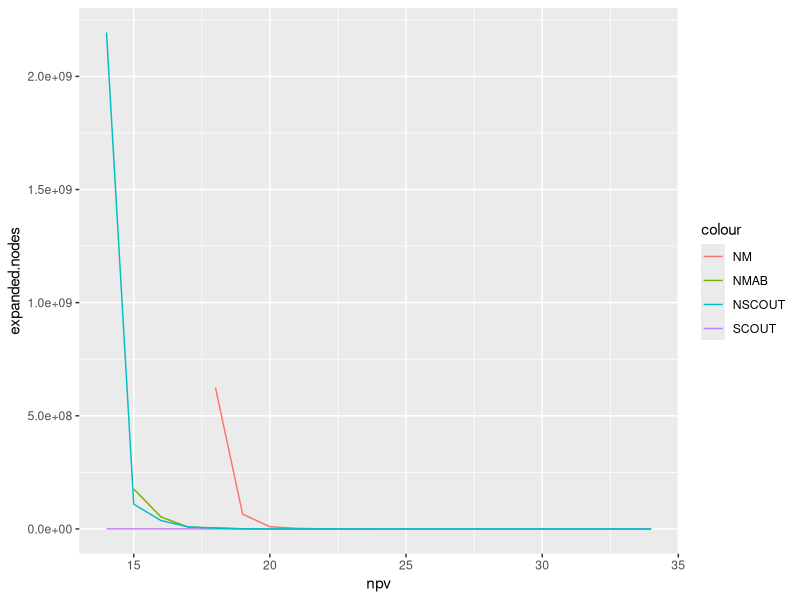
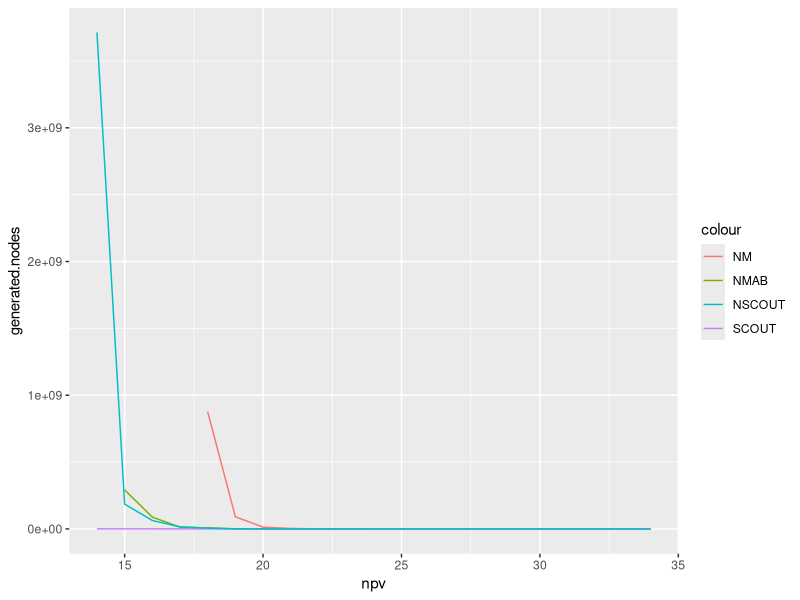
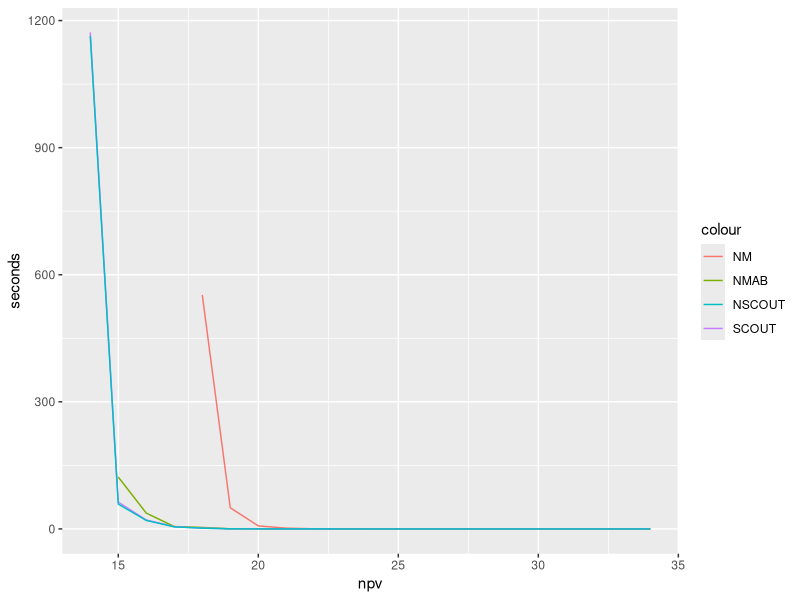
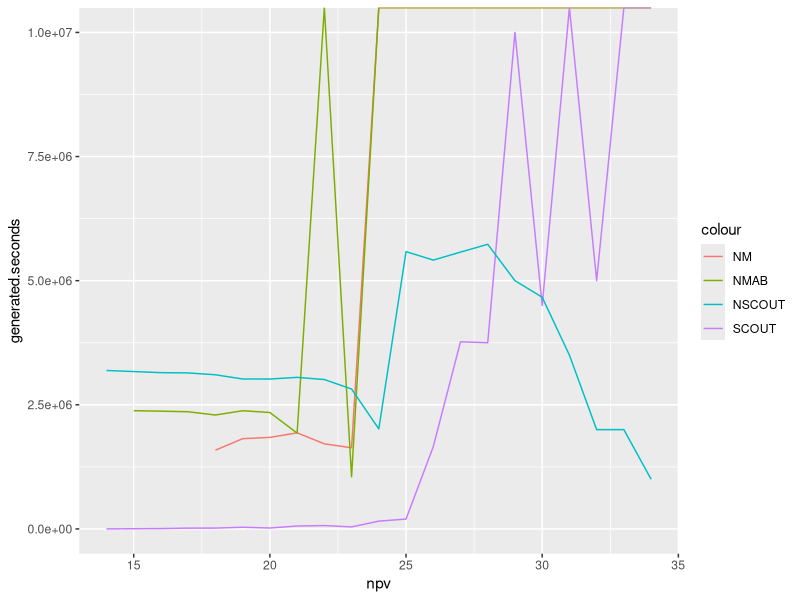
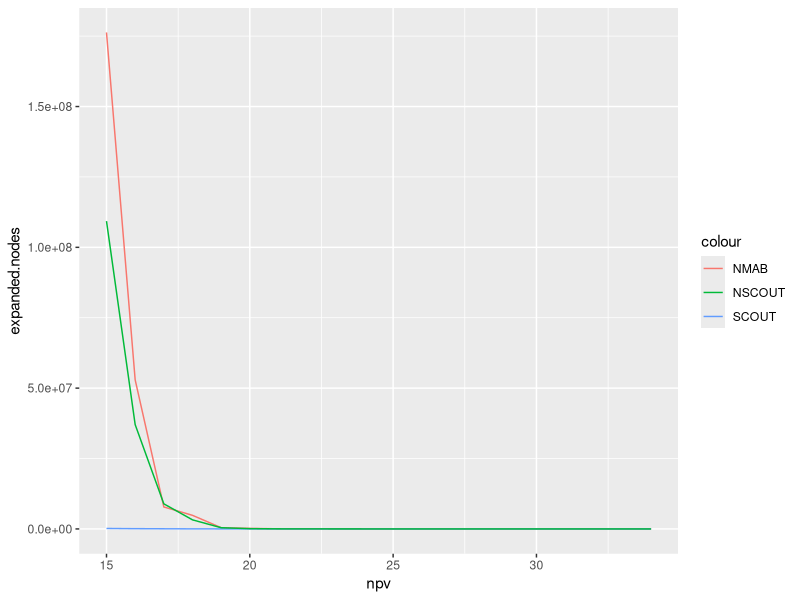
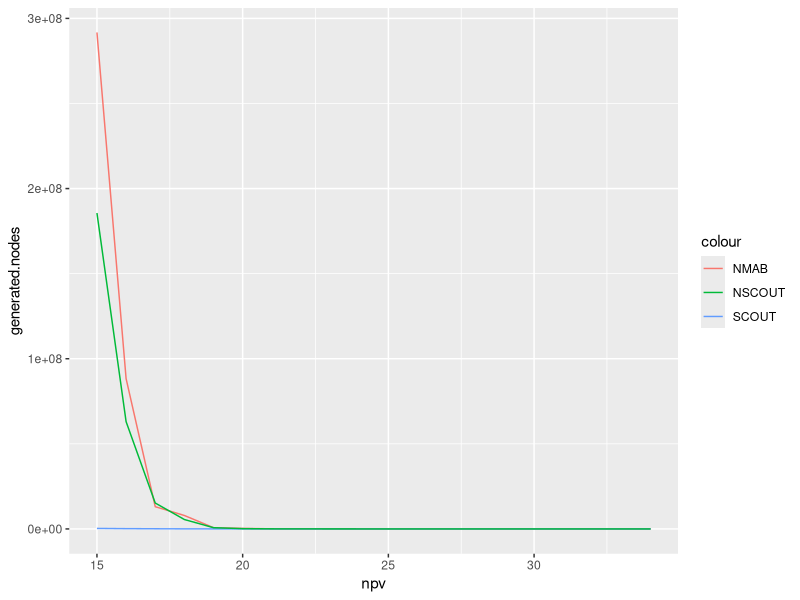
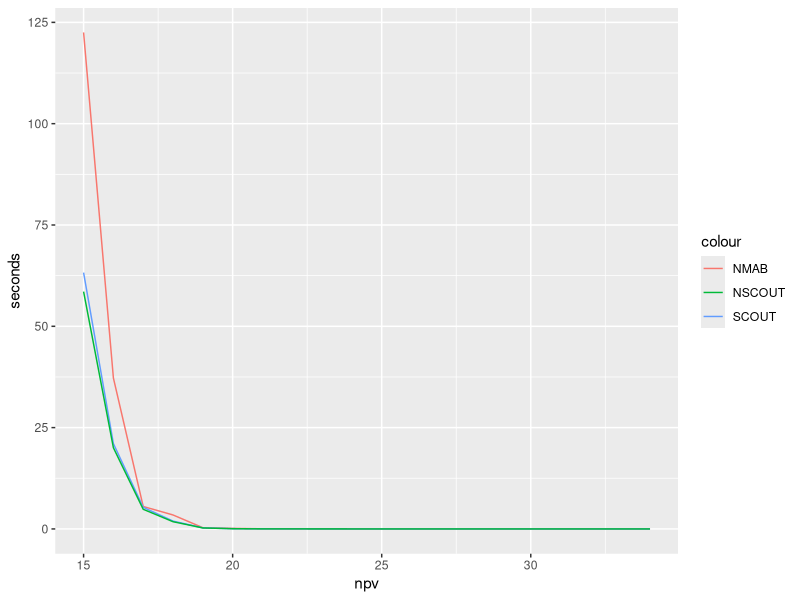
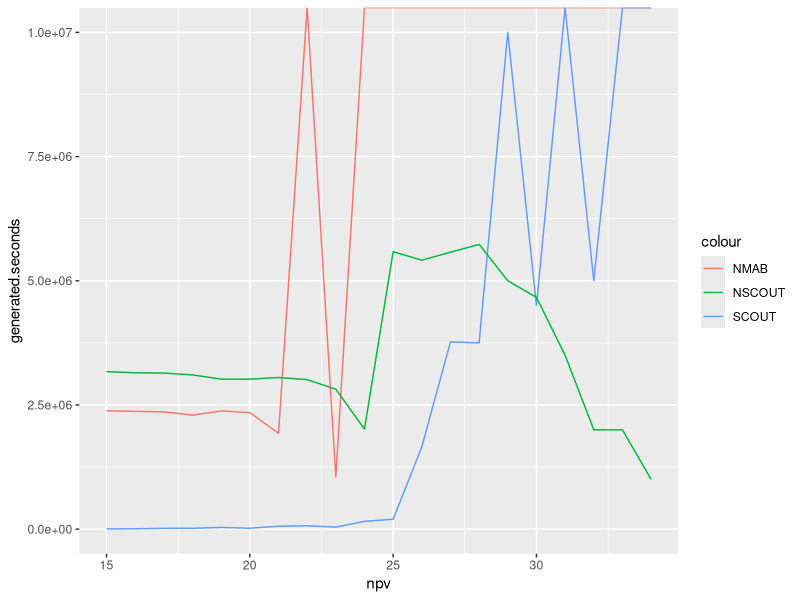

Write R code to recreate these figures, in order.
library(ggplot2)
#setwd("./Results")
NM <- read.csv("./negamax_results.csv", header=TRUE)
NMAB <- read.csv("./negamax_ab_results.csv", header=TRUE)
SCOUT <- read.csv("./scout_results_1.csv", header=TRUE)
NSCOUT <- read.csv("./negascout_results_1.csv", header=TRUE)


#Averages table
solved<- c(length(NM$npv), length(NMAB$npv), length(SCOUT$npv), length(NSCOUT$npv))
expanded <- c(mean(NM$expanded.nodes), mean(NMAB$expanded.nodes), mean(SCOUT$expanded.nodes), mean(NSCOUT$expanded.nodes))
generated <- c(mean(NM$generated.nodes), mean(NMAB$generated.nodes), mean(SCOUT$generated.nodes), mean(NSCOUT$generated.nodes))
seconds <- c(mean(NM$seconds), mean(NMAB$seconds), mean(SCOUT$seconds), mean(NSCOUT$seconds))
rates <- c(mean(NM$generated.seconds[NM$generated.seconds!=Inf]),
           mean(NMAB$generated.seconds[NMAB$generated.seconds!=Inf]),
           mean(SCOUT$generated.seconds[SCOUT$generated.seconds!=Inf]),
           mean(NSCOUT$generated.seconds[NSCOUT$generated.seconds!=Inf])
)
avgdf <- data.frame(Algorithm = c("Negamax", "Negamax (w\ alpha-beta)", "Scout", "Negascout"),
                    Solved=solved,
                    Expanded=expanded,
                    Generated=generated,
                    Seconds=seconds,
                    Rate=rates
                    )
write.csv(avgdf, "./AvgTable.csv", row.names = TRUE)

#AHORA SOLO LOS PRIMEROS 20
SCOUT20 <- head(SCOUT, 20)
NSCOUT20 <- head(NSCOUT, 20)

#Averages table
solved<- c(length(NM$npv), length(NMAB$npv), length(SCOUT20$npv), length(NSCOUT20$npv))
expanded <- c(mean(NM$expanded.nodes), mean(NMAB$expanded.nodes), mean(SCOUT20$expanded.nodes), mean(NSCOUT20$expanded.nodes))
generated <- c(mean(NM$generated.nodes), mean(NMAB$generated.nodes), mean(SCOUT20$generated.nodes), mean(NSCOUT20$generated.nodes))
seconds <- c(mean(NM$seconds), mean(NMAB$seconds), mean(SCOUT20$seconds), mean(NSCOUT20$seconds))
rates <- c(mean(NM$generated.seconds[NM$generated.seconds!=Inf]),
           mean(NMAB$generated.seconds[NMAB$generated.seconds!=Inf]),
           mean(SCOUT20$generated.seconds[SCOUT20$generated.seconds!=Inf]),
           mean(NSCOUT20$generated.seconds[NSCOUT20$generated.seconds!=Inf])
)
avgdf20 <- data.frame(Algorithm = c("Negamax", "Negamax (w\ alpha-beta)", "Scout", "Negascout"),
                    Solved=solved,
                    Expanded=expanded,
                    Generated=generated,
                    Seconds=seconds,
                    Rate=rates
)
write.csv(avgdf, "./AvgTable20.csv", row.names = TRUE)

#AHORA SOLO LOS PRIMEROS 17
NMAB17 <- head(NMAB, 17)
SCOUT17 <- head(SCOUT, 17)
NSCOUT17 <- head(NSCOUT, 17)

#Averages table
solved<- c(length(NM$npv), length(NMAB17$npv), length(SCOUT17$npv), length(NSCOUT17$npv))
expanded <- c(mean(NM$expanded.nodes), mean(NMAB17$expanded.nodes), mean(SCOUT17$expanded.nodes), mean(NSCOUT17$expanded.nodes))
generated <- c(mean(NM$generated.nodes), mean(NMAB17$generated.nodes), mean(SCOUT17$generated.nodes), mean(NSCOUT17$generated.nodes))
seconds <- c(mean(NM$seconds), mean(NMAB17$seconds), mean(SCOUT17$seconds), mean(NSCOUT17$seconds))
rates <- c(mean(NM$generated.seconds[NM$generated.seconds!=Inf]),
           mean(NMAB17$generated.seconds[NMAB17$generated.seconds!=Inf]),
           mean(SCOUT17$generated.seconds[SCOUT17$generated.seconds!=Inf]),
           mean(NSCOUT17$generated.seconds[NSCOUT17$generated.seconds!=Inf])
)
avgdf17 <- data.frame(Algorithm = c("Negamax", "Negamax (w\ alpha-beta)", "Scout", "Negascout"),
                      Solved=solved,
                      Expanded=expanded,
                      Generated=generated,
                      Seconds=seconds,
                      Rate=rates
)
write.csv(avgdf, "./AvgTable17.csv", row.names = TRUE)

#PLOTS GENERAL
ggplot() + geom_line(data=NM, aes(x=npv, y=expanded.nodes, color="NM")) + geom_line(data=NMAB, aes(x=npv, y=expanded.nodes, color="NMAB")) + geom_line(data=SCOUT, aes(x=npv, y=expanded.nodes, color="SCOUT")) + geom_line(data=NSCOUT, aes(x=npv, y=expanded.nodes, color="NSCOUT"))
ggplot() + geom_line(data=NM, aes(x=npv, y=generated.nodes, color="NM")) + geom_line(data=NMAB, aes(x=npv, y=generated.nodes, color="NMAB")) + geom_line(data=SCOUT, aes(x=npv, y=generated.nodes, color="SCOUT")) + geom_line(data=NSCOUT, aes(x=npv, y=generated.nodes, color="NSCOUT"))
ggplot() + geom_line(data=NM, aes(x=npv, y=seconds, color="NM")) + geom_line(data=NMAB, aes(x=npv, y=seconds, color="NMAB")) + geom_line(data=SCOUT, aes(x=npv, y=seconds, color="SCOUT")) + geom_line(data=NSCOUT, aes(x=npv, y=seconds, color="NSCOUT"))
ggplot() + geom_line(data=NM, aes(x=npv, y=generated.seconds, color="NM")) + geom_line(data=NMAB, aes(x=npv, y=generated.seconds, color="NMAB")) + geom_line(data=SCOUT, aes(x=npv, y=generated.seconds, color="SCOUT")) + geom_line(data=NSCOUT, aes(x=npv, y=generated.seconds, color="NSCOUT"))

#PLOTS 20
ggplot() + geom_line(data=NMAB, aes(x=npv, y=expanded.nodes, color="NMAB")) + geom_line(data=SCOUT20, aes(x=npv, y=expanded.nodes, color="SCOUT")) + geom_line(data=NSCOUT20, aes(x=npv, y=expanded.nodes, color="NSCOUT"))
ggplot() + geom_line(data=NMAB, aes(x=npv, y=generated.nodes, color="NMAB")) + geom_line(data=SCOUT20, aes(x=npv, y=generated.nodes, color="SCOUT")) + geom_line(data=NSCOUT20, aes(x=npv, y=generated.nodes, color="NSCOUT"))
ggplot() + geom_line(data=NMAB, aes(x=npv, y=seconds, color="NMAB")) + geom_line(data=SCOUT20, aes(x=npv, y=seconds, color="SCOUT")) + geom_line(data=NSCOUT20, aes(x=npv, y=seconds, color="NSCOUT"))
ggplot() + geom_line(data=NMAB, aes(x=npv, y=generated.seconds, color="NMAB")) + geom_line(data=SCOUT20, aes(x=npv, y=generated.seconds, color="SCOUT")) + geom_line(data=NSCOUT20, aes(x=npv, y=generated.seconds, color="NSCOUT"))

#SCOUT VS NEGASCOUT
ggplot() + geom_line(data=SCOUT, aes(x=npv, y=expanded.nodes, color="SCOUT")) + geom_line(data=NSCOUT, aes(x=npv, y=expanded.nodes, color="NSCOUT"))
ggplot() + geom_line(data=SCOUT, aes(x=npv, y=generated.nodes, color="SCOUT")) + geom_line(data=NSCOUT, aes(x=npv, y=generated.nodes, color="NSCOUT"))
ggplot() + geom_line(data=SCOUT, aes(x=npv, y=seconds, color="SCOUT")) + geom_line(data=NSCOUT, aes(x=npv, y=seconds, color="NSCOUT"))
ggplot() + geom_line(data=SCOUT, aes(x=npv, y=generated.seconds, color="SCOUT")) + geom_line(data=NSCOUT, aes(x=npv, y=generated.seconds, color="NSCOUT"))

